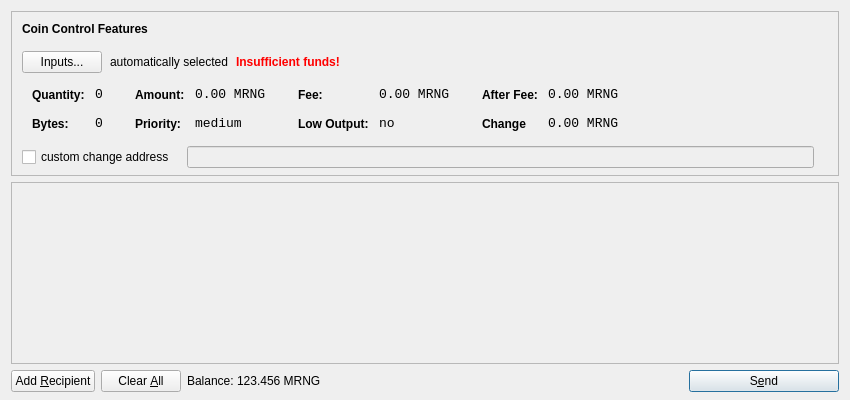
<?xml version="1.0" encoding="UTF-8"?>
<ui version="4.0">
 <class>SendCoinsDialog</class>
 <widget class="QDialog" name="SendCoinsDialog">
  <property name="geometry">
   <rect>
    <x>0</x>
    <y>0</y>
    <width>850</width>
    <height>400</height>
   </rect>
  </property>
  <property name="windowTitle">
   <string>Send Tokens</string>
  </property>
  <property name="styleSheet">
   <string notr="true">background-image: url(:/images/gr);</string>
  </property>
  <layout class="QVBoxLayout" name="verticalLayout" stretch="0,1,0">
   <property name="bottomMargin">
    <number>8</number>
   </property>
   <item>
    <widget class="QFrame" name="frameCoinControl">
     <property name="sizePolicy">
      <sizepolicy hsizetype="Expanding" vsizetype="Expanding">
       <horstretch>0</horstretch>
       <verstretch>0</verstretch>
      </sizepolicy>
     </property>
     <property name="maximumSize">
      <size>
       <width>16777215</width>
       <height>16777215</height>
      </size>
     </property>
     <property name="frameShape">
      <enum>QFrame::StyledPanel</enum>
     </property>
     <property name="frameShadow">
      <enum>QFrame::Sunken</enum>
     </property>
     <layout class="QVBoxLayout" name="verticalLayoutCoinControl2">
      <property name="spacing">
       <number>6</number>
      </property>
      <property name="leftMargin">
       <number>0</number>
      </property>
      <property name="topMargin">
       <number>0</number>
      </property>
      <property name="rightMargin">
       <number>0</number>
      </property>
      <property name="bottomMargin">
       <number>6</number>
      </property>
      <item>
       <layout class="QVBoxLayout" name="verticalLayoutCoinControl" stretch="0,0,0,0,1">
        <property name="spacing">
         <number>0</number>
        </property>
        <property name="leftMargin">
         <number>10</number>
        </property>
        <property name="topMargin">
         <number>10</number>
        </property>
        <item>
         <layout class="QHBoxLayout" name="horizontalLayoutCoinControl1">
          <property name="bottomMargin">
           <number>15</number>
          </property>
          <item>
           <widget class="QLabel" name="labelCoinControlFeatures">
            <property name="sizePolicy">
             <sizepolicy hsizetype="Preferred" vsizetype="Maximum">
              <horstretch>0</horstretch>
              <verstretch>0</verstretch>
             </sizepolicy>
            </property>
            <property name="font">
             <font>
              <weight>75</weight>
              <bold>true</bold>
             </font>
            </property>
            <property name="styleSheet">
             <string notr="true">font-weight:bold;</string>
            </property>
            <property name="text">
             <string>Coin Control Features</string>
            </property>
           </widget>
          </item>
         </layout>
        </item>
        <item>
         <layout class="QHBoxLayout" name="horizontalLayoutCoinControl2" stretch="0,0,0,0">
          <property name="spacing">
           <number>8</number>
          </property>
          <property name="bottomMargin">
           <number>10</number>
          </property>
          <item>
           <widget class="QPushButton" name="pushButtonCoinControl">
            <property name="styleSheet">
             <string notr="true"/>
            </property>
            <property name="text">
             <string>Inputs...</string>
            </property>
           </widget>
          </item>
          <item>
           <widget class="QLabel" name="labelCoinControlAutomaticallySelected">
            <property name="text">
             <string>automatically selected</string>
            </property>
            <property name="margin">
             <number>5</number>
            </property>
           </widget>
          </item>
          <item>
           <widget class="QLabel" name="labelCoinControlInsuffFunds">
            <property name="font">
             <font>
              <weight>75</weight>
              <bold>true</bold>
             </font>
            </property>
            <property name="styleSheet">
             <string notr="true">color:red;font-weight:bold;</string>
            </property>
            <property name="text">
             <string>Insufficient funds!</string>
            </property>
            <property name="margin">
             <number>5</number>
            </property>
           </widget>
          </item>
          <item>
           <spacer name="horizontalSpacerCoinControl">
            <property name="orientation">
             <enum>Qt::Horizontal</enum>
            </property>
            <property name="sizeHint" stdset="0">
             <size>
              <width>40</width>
              <height>1</height>
             </size>
            </property>
           </spacer>
          </item>
         </layout>
        </item>
        <item>
         <widget class="QWidget" name="widgetCoinControl" native="true">
          <property name="sizePolicy">
           <sizepolicy hsizetype="Preferred" vsizetype="Preferred">
            <horstretch>0</horstretch>
            <verstretch>0</verstretch>
           </sizepolicy>
          </property>
          <property name="minimumSize">
           <size>
            <width>0</width>
            <height>0</height>
           </size>
          </property>
          <property name="styleSheet">
           <string notr="true"/>
          </property>
          <layout class="QHBoxLayout" name="horizontalLayoutCoinControl5">
           <property name="leftMargin">
            <number>0</number>
           </property>
           <property name="topMargin">
            <number>0</number>
           </property>
           <property name="rightMargin">
            <number>0</number>
           </property>
           <property name="bottomMargin">
            <number>0</number>
           </property>
           <item>
            <layout class="QHBoxLayout" name="horizontalLayoutCoinControl3" stretch="0,0,0,1">
             <property name="spacing">
              <number>20</number>
             </property>
             <property name="topMargin">
              <number>0</number>
             </property>
             <property name="bottomMargin">
              <number>10</number>
             </property>
             <item>
              <layout class="QFormLayout" name="formLayoutCoinControl1">
               <property name="horizontalSpacing">
                <number>10</number>
               </property>
               <property name="verticalSpacing">
                <number>14</number>
               </property>
               <property name="leftMargin">
                <number>10</number>
               </property>
               <property name="topMargin">
                <number>4</number>
               </property>
               <property name="rightMargin">
                <number>6</number>
               </property>
               <item row="0" column="0">
                <widget class="QLabel" name="labelCoinControlQuantityText">
                 <property name="styleSheet">
                  <string notr="true">font-weight:bold;</string>
                 </property>
                 <property name="text">
                  <string>Quantity:</string>
                 </property>
                 <property name="margin">
                  <number>0</number>
                 </property>
                </widget>
               </item>
               <item row="0" column="1">
                <widget class="QLabel" name="labelCoinControlQuantity">
                 <property name="font">
                  <font>
                   <family>Monospace</family>
                   <pointsize>10</pointsize>
                  </font>
                 </property>
                 <property name="cursor">
                  <cursorShape>IBeamCursor</cursorShape>
                 </property>
                 <property name="contextMenuPolicy">
                  <enum>Qt::ActionsContextMenu</enum>
                 </property>
                 <property name="text">
                  <string>0</string>
                 </property>
                 <property name="margin">
                  <number>0</number>
                 </property>
                 <property name="textInteractionFlags">
                  <set>Qt::LinksAccessibleByMouse|Qt::TextSelectableByKeyboard|Qt::TextSelectableByMouse</set>
                 </property>
                </widget>
               </item>
               <item row="1" column="0">
                <widget class="QLabel" name="labelCoinControlBytesText">
                 <property name="styleSheet">
                  <string notr="true">font-weight:bold;</string>
                 </property>
                 <property name="text">
                  <string>Bytes:</string>
                 </property>
                </widget>
               </item>
               <item row="1" column="1">
                <widget class="QLabel" name="labelCoinControlBytes">
                 <property name="font">
                  <font>
                   <family>Monospace</family>
                   <pointsize>10</pointsize>
                  </font>
                 </property>
                 <property name="cursor">
                  <cursorShape>IBeamCursor</cursorShape>
                 </property>
                 <property name="contextMenuPolicy">
                  <enum>Qt::ActionsContextMenu</enum>
                 </property>
                 <property name="text">
                  <string>0</string>
                 </property>
                 <property name="textInteractionFlags">
                  <set>Qt::LinksAccessibleByMouse|Qt::TextSelectableByKeyboard|Qt::TextSelectableByMouse</set>
                 </property>
                </widget>
               </item>
              </layout>
             </item>
             <item>
              <layout class="QFormLayout" name="formLayoutCoinControl2">
               <property name="horizontalSpacing">
                <number>10</number>
               </property>
               <property name="verticalSpacing">
                <number>14</number>
               </property>
               <property name="leftMargin">
                <number>6</number>
               </property>
               <property name="topMargin">
                <number>4</number>
               </property>
               <property name="rightMargin">
                <number>6</number>
               </property>
               <item row="0" column="0">
                <widget class="QLabel" name="labelCoinControlAmountText">
                 <property name="styleSheet">
                  <string notr="true">font-weight:bold;</string>
                 </property>
                 <property name="text">
                  <string>Amount:</string>
                 </property>
                 <property name="margin">
                  <number>0</number>
                 </property>
                </widget>
               </item>
               <item row="0" column="1">
                <widget class="QLabel" name="labelCoinControlAmount">
                 <property name="font">
                  <font>
                   <family>Monospace</family>
                   <pointsize>10</pointsize>
                  </font>
                 </property>
                 <property name="cursor">
                  <cursorShape>IBeamCursor</cursorShape>
                 </property>
                 <property name="contextMenuPolicy">
                  <enum>Qt::ActionsContextMenu</enum>
                 </property>
                 <property name="text">
                  <string>0.00 MRNG</string>
                 </property>
                 <property name="textInteractionFlags">
                  <set>Qt::LinksAccessibleByMouse|Qt::TextSelectableByKeyboard|Qt::TextSelectableByMouse</set>
                 </property>
                </widget>
               </item>
               <item row="1" column="0">
                <widget class="QLabel" name="labelCoinControlPriorityText">
                 <property name="styleSheet">
                  <string notr="true">font-weight:bold;</string>
                 </property>
                 <property name="text">
                  <string>Priority:</string>
                 </property>
                </widget>
               </item>
               <item row="1" column="1">
                <widget class="QLabel" name="labelCoinControlPriority">
                 <property name="font">
                  <font>
                   <family>Monospace</family>
                   <pointsize>10</pointsize>
                  </font>
                 </property>
                 <property name="cursor">
                  <cursorShape>IBeamCursor</cursorShape>
                 </property>
                 <property name="contextMenuPolicy">
                  <enum>Qt::ActionsContextMenu</enum>
                 </property>
                 <property name="text">
                  <string>medium</string>
                 </property>
                 <property name="textInteractionFlags">
                  <set>Qt::LinksAccessibleByMouse|Qt::TextSelectableByKeyboard|Qt::TextSelectableByMouse</set>
                 </property>
                </widget>
               </item>
              </layout>
             </item>
             <item>
              <layout class="QFormLayout" name="formLayoutCoinControl3">
               <property name="horizontalSpacing">
                <number>10</number>
               </property>
               <property name="verticalSpacing">
                <number>14</number>
               </property>
               <property name="leftMargin">
                <number>6</number>
               </property>
               <property name="topMargin">
                <number>4</number>
               </property>
               <property name="rightMargin">
                <number>6</number>
               </property>
               <item row="0" column="0">
                <widget class="QLabel" name="labelCoinControlFeeText">
                 <property name="styleSheet">
                  <string notr="true">font-weight:bold;</string>
                 </property>
                 <property name="text">
                  <string>Fee:</string>
                 </property>
                 <property name="margin">
                  <number>0</number>
                 </property>
                </widget>
               </item>
               <item row="0" column="1">
                <widget class="QLabel" name="labelCoinControlFee">
                 <property name="font">
                  <font>
                   <family>Monospace</family>
                   <pointsize>10</pointsize>
                  </font>
                 </property>
                 <property name="cursor">
                  <cursorShape>IBeamCursor</cursorShape>
                 </property>
                 <property name="contextMenuPolicy">
                  <enum>Qt::ActionsContextMenu</enum>
                 </property>
                 <property name="text">
                  <string>0.00 MRNG</string>
                 </property>
                 <property name="textInteractionFlags">
                  <set>Qt::LinksAccessibleByMouse|Qt::TextSelectableByKeyboard|Qt::TextSelectableByMouse</set>
                 </property>
                </widget>
               </item>
               <item row="1" column="0">
                <widget class="QLabel" name="labelCoinControlLowOutputText">
                 <property name="styleSheet">
                  <string notr="true">font-weight:bold;</string>
                 </property>
                 <property name="text">
                  <string>Low Output:</string>
                 </property>
                </widget>
               </item>
               <item row="1" column="1">
                <widget class="QLabel" name="labelCoinControlLowOutput">
                 <property name="font">
                  <font>
                   <family>Monospace</family>
                   <pointsize>10</pointsize>
                  </font>
                 </property>
                 <property name="cursor">
                  <cursorShape>IBeamCursor</cursorShape>
                 </property>
                 <property name="contextMenuPolicy">
                  <enum>Qt::ActionsContextMenu</enum>
                 </property>
                 <property name="text">
                  <string>no</string>
                 </property>
                 <property name="textInteractionFlags">
                  <set>Qt::LinksAccessibleByMouse|Qt::TextSelectableByKeyboard|Qt::TextSelectableByMouse</set>
                 </property>
                </widget>
               </item>
              </layout>
             </item>
             <item>
              <layout class="QFormLayout" name="formLayoutCoinControl4">
               <property name="horizontalSpacing">
                <number>10</number>
               </property>
               <property name="verticalSpacing">
                <number>14</number>
               </property>
               <property name="leftMargin">
                <number>6</number>
               </property>
               <property name="topMargin">
                <number>4</number>
               </property>
               <property name="rightMargin">
                <number>6</number>
               </property>
               <item row="0" column="0">
                <widget class="QLabel" name="labelCoinControlAfterFeeText">
                 <property name="styleSheet">
                  <string notr="true">font-weight:bold;</string>
                 </property>
                 <property name="text">
                  <string>After Fee:</string>
                 </property>
                 <property name="margin">
                  <number>0</number>
                 </property>
                </widget>
               </item>
               <item row="0" column="1">
                <widget class="QLabel" name="labelCoinControlAfterFee">
                 <property name="font">
                  <font>
                   <family>Monospace</family>
                   <pointsize>10</pointsize>
                  </font>
                 </property>
                 <property name="cursor">
                  <cursorShape>IBeamCursor</cursorShape>
                 </property>
                 <property name="contextMenuPolicy">
                  <enum>Qt::ActionsContextMenu</enum>
                 </property>
                 <property name="text">
                  <string>0.00 MRNG</string>
                 </property>
                 <property name="textInteractionFlags">
                  <set>Qt::LinksAccessibleByMouse|Qt::TextSelectableByKeyboard|Qt::TextSelectableByMouse</set>
                 </property>
                </widget>
               </item>
               <item row="1" column="0">
                <widget class="QLabel" name="labelCoinControlChangeText">
                 <property name="styleSheet">
                  <string notr="true">font-weight:bold;</string>
                 </property>
                 <property name="text">
                  <string>Change</string>
                 </property>
                </widget>
               </item>
               <item row="1" column="1">
                <widget class="QLabel" name="labelCoinControlChange">
                 <property name="font">
                  <font>
                   <family>Monospace</family>
                   <pointsize>10</pointsize>
                  </font>
                 </property>
                 <property name="cursor">
                  <cursorShape>IBeamCursor</cursorShape>
                 </property>
                 <property name="contextMenuPolicy">
                  <enum>Qt::ActionsContextMenu</enum>
                 </property>
                 <property name="text">
                  <string>0.00 MRNG</string>
                 </property>
                 <property name="textInteractionFlags">
                  <set>Qt::LinksAccessibleByMouse|Qt::TextSelectableByKeyboard|Qt::TextSelectableByMouse</set>
                 </property>
                </widget>
               </item>
              </layout>
             </item>
            </layout>
           </item>
          </layout>
         </widget>
        </item>
        <item>
         <layout class="QHBoxLayout" name="horizontalLayoutCoinControl4" stretch="0,0,0">
          <property name="spacing">
           <number>12</number>
          </property>
          <property name="sizeConstraint">
           <enum>QLayout::SetDefaultConstraint</enum>
          </property>
          <property name="topMargin">
           <number>5</number>
          </property>
          <property name="rightMargin">
           <number>5</number>
          </property>
          <item>
           <widget class="QCheckBox" name="checkBoxCoinControlChange">
            <property name="text">
             <string>custom change address</string>
            </property>
           </widget>
          </item>
          <item>
           <widget class="QLineEdit" name="lineEditCoinControlChange">
            <property name="enabled">
             <bool>false</bool>
            </property>
            <property name="sizePolicy">
             <sizepolicy hsizetype="Expanding" vsizetype="Fixed">
              <horstretch>0</horstretch>
              <verstretch>0</verstretch>
             </sizepolicy>
            </property>
           </widget>
          </item>
          <item>
           <widget class="QLabel" name="labelCoinControlChangeLabel">
            <property name="sizePolicy">
             <sizepolicy hsizetype="Preferred" vsizetype="Expanding">
              <horstretch>0</horstretch>
              <verstretch>0</verstretch>
             </sizepolicy>
            </property>
            <property name="minimumSize">
             <size>
              <width>0</width>
              <height>0</height>
             </size>
            </property>
            <property name="text">
             <string/>
            </property>
            <property name="margin">
             <number>3</number>
            </property>
           </widget>
          </item>
         </layout>
        </item>
        <item>
         <spacer name="verticalSpacerCoinControl">
          <property name="orientation">
           <enum>Qt::Vertical</enum>
          </property>
          <property name="sizeHint" stdset="0">
           <size>
            <width>800</width>
            <height>1</height>
           </size>
          </property>
         </spacer>
        </item>
       </layout>
      </item>
     </layout>
    </widget>
   </item>
   <item>
    <widget class="QScrollArea" name="scrollArea">
     <property name="widgetResizable">
      <bool>true</bool>
     </property>
     <widget class="QWidget" name="scrollAreaWidgetContents">
      <property name="geometry">
       <rect>
        <x>0</x>
        <y>0</y>
        <width>830</width>
        <height>172</height>
       </rect>
      </property>
      <layout class="QVBoxLayout" name="verticalLayout_2">
       <property name="leftMargin">
        <number>0</number>
       </property>
       <property name="topMargin">
        <number>0</number>
       </property>
       <property name="rightMargin">
        <number>0</number>
       </property>
       <property name="bottomMargin">
        <number>0</number>
       </property>
       <item>
        <layout class="QVBoxLayout" name="entries">
         <property name="spacing">
          <number>6</number>
         </property>
        </layout>
       </item>
       <item>
        <spacer name="verticalSpacer">
         <property name="orientation">
          <enum>Qt::Vertical</enum>
         </property>
         <property name="sizeHint" stdset="0">
          <size>
           <width>20</width>
           <height>40</height>
          </size>
         </property>
        </spacer>
       </item>
      </layout>
     </widget>
    </widget>
   </item>
   <item>
    <layout class="QHBoxLayout" name="horizontalLayout">
     <item>
      <widget class="QPushButton" name="addButton">
       <property name="toolTip">
        <string>Send to multiple recipients at once</string>
       </property>
       <property name="text">
        <string>Add &amp;Recipient</string>
       </property>
       <property name="icon">
        <iconset resource="../bitcoin.qrc">
         <normaloff>:/icons/add</normaloff>:/icons/add</iconset>
       </property>
       <property name="autoDefault">
        <bool>false</bool>
       </property>
      </widget>
     </item>
     <item>
      <widget class="QPushButton" name="clearButton">
       <property name="sizePolicy">
        <sizepolicy hsizetype="Minimum" vsizetype="Fixed">
         <horstretch>0</horstretch>
         <verstretch>0</verstretch>
        </sizepolicy>
       </property>
       <property name="toolTip">
        <string>Remove all transaction fields</string>
       </property>
       <property name="text">
        <string>Clear &amp;All</string>
       </property>
       <property name="icon">
        <iconset resource="../bitcoin.qrc">
         <normaloff>:/icons/remove</normaloff>:/icons/remove</iconset>
       </property>
       <property name="autoRepeatDelay">
        <number>300</number>
       </property>
       <property name="autoDefault">
        <bool>false</bool>
       </property>
      </widget>
     </item>
     <item>
      <layout class="QHBoxLayout" name="horizontalLayout_2">
       <property name="spacing">
        <number>3</number>
       </property>
       <item>
        <widget class="QLabel" name="label">
         <property name="sizePolicy">
          <sizepolicy hsizetype="Preferred" vsizetype="Fixed">
           <horstretch>0</horstretch>
           <verstretch>0</verstretch>
          </sizepolicy>
         </property>
         <property name="text">
          <string>Balance:</string>
         </property>
        </widget>
       </item>
       <item>
        <widget class="QLabel" name="labelBalance">
         <property name="sizePolicy">
          <sizepolicy hsizetype="Preferred" vsizetype="Fixed">
           <horstretch>0</horstretch>
           <verstretch>0</verstretch>
          </sizepolicy>
         </property>
         <property name="cursor">
          <cursorShape>IBeamCursor</cursorShape>
         </property>
         <property name="text">
          <string>123.456 MRNG</string>
         </property>
         <property name="textInteractionFlags">
          <set>Qt::LinksAccessibleByMouse|Qt::TextSelectableByKeyboard|Qt::TextSelectableByMouse</set>
         </property>
        </widget>
       </item>
      </layout>
     </item>
     <item>
      <spacer name="horizontalSpacer">
       <property name="orientation">
        <enum>Qt::Horizontal</enum>
       </property>
       <property name="sizeHint" stdset="0">
        <size>
         <width>40</width>
         <height>20</height>
        </size>
       </property>
      </spacer>
     </item>
     <item>
      <widget class="QPushButton" name="sendButton">
       <property name="minimumSize">
        <size>
         <width>150</width>
         <height>0</height>
        </size>
       </property>
       <property name="toolTip">
        <string>Confirm the send action</string>
       </property>
       <property name="text">
        <string>S&amp;end</string>
       </property>
       <property name="icon">
        <iconset resource="../bitcoin.qrc">
         <normaloff>:/icons/send</normaloff>:/icons/send</iconset>
       </property>
       <property name="default">
        <bool>true</bool>
       </property>
      </widget>
     </item>
    </layout>
   </item>
  </layout>
 </widget>
 <resources>
  <include location="../bitcoin.qrc"/>
 </resources>
 <connections/>
</ui>
